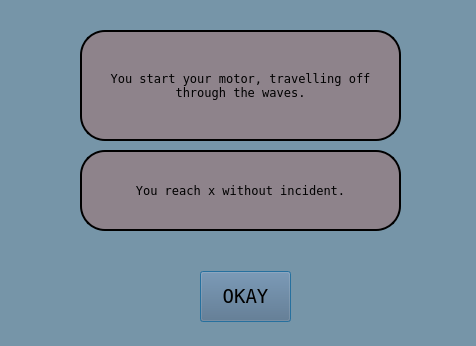
<?xml version="1.0" encoding="UTF-8"?>
<ui version="4.0">
 <class>launchDialog</class>
 <widget class="QDialog" name="launchDialog">
  <property name="geometry">
   <rect>
    <x>0</x>
    <y>0</y>
    <width>476</width>
    <height>346</height>
   </rect>
  </property>
  <property name="palette">
   <palette>
    <active>
     <colorrole role="WindowText">
      <brush brushstyle="SolidPattern">
       <color alpha="255">
        <red>0</red>
        <green>0</green>
        <blue>0</blue>
       </color>
      </brush>
     </colorrole>
     <colorrole role="Button">
      <brush brushstyle="SolidPattern">
       <color alpha="255">
        <red>118</red>
        <green>149</green>
        <blue>168</blue>
       </color>
      </brush>
     </colorrole>
     <colorrole role="Light">
      <brush brushstyle="SolidPattern">
       <color alpha="255">
        <red>177</red>
        <green>224</green>
        <blue>252</blue>
       </color>
      </brush>
     </colorrole>
     <colorrole role="Midlight">
      <brush brushstyle="SolidPattern">
       <color alpha="255">
        <red>147</red>
        <green>186</green>
        <blue>210</blue>
       </color>
      </brush>
     </colorrole>
     <colorrole role="Dark">
      <brush brushstyle="SolidPattern">
       <color alpha="255">
        <red>59</red>
        <green>74</green>
        <blue>84</blue>
       </color>
      </brush>
     </colorrole>
     <colorrole role="Mid">
      <brush brushstyle="SolidPattern">
       <color alpha="255">
        <red>78</red>
        <green>99</green>
        <blue>112</blue>
       </color>
      </brush>
     </colorrole>
     <colorrole role="Text">
      <brush brushstyle="SolidPattern">
       <color alpha="255">
        <red>0</red>
        <green>0</green>
        <blue>0</blue>
       </color>
      </brush>
     </colorrole>
     <colorrole role="BrightText">
      <brush brushstyle="SolidPattern">
       <color alpha="255">
        <red>255</red>
        <green>255</green>
        <blue>255</blue>
       </color>
      </brush>
     </colorrole>
     <colorrole role="ButtonText">
      <brush brushstyle="SolidPattern">
       <color alpha="255">
        <red>0</red>
        <green>0</green>
        <blue>0</blue>
       </color>
      </brush>
     </colorrole>
     <colorrole role="Base">
      <brush brushstyle="SolidPattern">
       <color alpha="255">
        <red>255</red>
        <green>255</green>
        <blue>255</blue>
       </color>
      </brush>
     </colorrole>
     <colorrole role="Window">
      <brush brushstyle="SolidPattern">
       <color alpha="255">
        <red>118</red>
        <green>149</green>
        <blue>168</blue>
       </color>
      </brush>
     </colorrole>
     <colorrole role="Shadow">
      <brush brushstyle="SolidPattern">
       <color alpha="255">
        <red>0</red>
        <green>0</green>
        <blue>0</blue>
       </color>
      </brush>
     </colorrole>
     <colorrole role="AlternateBase">
      <brush brushstyle="SolidPattern">
       <color alpha="255">
        <red>186</red>
        <green>202</green>
        <blue>211</blue>
       </color>
      </brush>
     </colorrole>
     <colorrole role="ToolTipBase">
      <brush brushstyle="SolidPattern">
       <color alpha="255">
        <red>255</red>
        <green>255</green>
        <blue>220</blue>
       </color>
      </brush>
     </colorrole>
     <colorrole role="ToolTipText">
      <brush brushstyle="SolidPattern">
       <color alpha="255">
        <red>0</red>
        <green>0</green>
        <blue>0</blue>
       </color>
      </brush>
     </colorrole>
    </active>
    <inactive>
     <colorrole role="WindowText">
      <brush brushstyle="SolidPattern">
       <color alpha="255">
        <red>0</red>
        <green>0</green>
        <blue>0</blue>
       </color>
      </brush>
     </colorrole>
     <colorrole role="Button">
      <brush brushstyle="SolidPattern">
       <color alpha="255">
        <red>118</red>
        <green>149</green>
        <blue>168</blue>
       </color>
      </brush>
     </colorrole>
     <colorrole role="Light">
      <brush brushstyle="SolidPattern">
       <color alpha="255">
        <red>177</red>
        <green>224</green>
        <blue>252</blue>
       </color>
      </brush>
     </colorrole>
     <colorrole role="Midlight">
      <brush brushstyle="SolidPattern">
       <color alpha="255">
        <red>147</red>
        <green>186</green>
        <blue>210</blue>
       </color>
      </brush>
     </colorrole>
     <colorrole role="Dark">
      <brush brushstyle="SolidPattern">
       <color alpha="255">
        <red>59</red>
        <green>74</green>
        <blue>84</blue>
       </color>
      </brush>
     </colorrole>
     <colorrole role="Mid">
      <brush brushstyle="SolidPattern">
       <color alpha="255">
        <red>78</red>
        <green>99</green>
        <blue>112</blue>
       </color>
      </brush>
     </colorrole>
     <colorrole role="Text">
      <brush brushstyle="SolidPattern">
       <color alpha="255">
        <red>0</red>
        <green>0</green>
        <blue>0</blue>
       </color>
      </brush>
     </colorrole>
     <colorrole role="BrightText">
      <brush brushstyle="SolidPattern">
       <color alpha="255">
        <red>255</red>
        <green>255</green>
        <blue>255</blue>
       </color>
      </brush>
     </colorrole>
     <colorrole role="ButtonText">
      <brush brushstyle="SolidPattern">
       <color alpha="255">
        <red>0</red>
        <green>0</green>
        <blue>0</blue>
       </color>
      </brush>
     </colorrole>
     <colorrole role="Base">
      <brush brushstyle="SolidPattern">
       <color alpha="255">
        <red>255</red>
        <green>255</green>
        <blue>255</blue>
       </color>
      </brush>
     </colorrole>
     <colorrole role="Window">
      <brush brushstyle="SolidPattern">
       <color alpha="255">
        <red>118</red>
        <green>149</green>
        <blue>168</blue>
       </color>
      </brush>
     </colorrole>
     <colorrole role="Shadow">
      <brush brushstyle="SolidPattern">
       <color alpha="255">
        <red>0</red>
        <green>0</green>
        <blue>0</blue>
       </color>
      </brush>
     </colorrole>
     <colorrole role="AlternateBase">
      <brush brushstyle="SolidPattern">
       <color alpha="255">
        <red>186</red>
        <green>202</green>
        <blue>211</blue>
       </color>
      </brush>
     </colorrole>
     <colorrole role="ToolTipBase">
      <brush brushstyle="SolidPattern">
       <color alpha="255">
        <red>255</red>
        <green>255</green>
        <blue>220</blue>
       </color>
      </brush>
     </colorrole>
     <colorrole role="ToolTipText">
      <brush brushstyle="SolidPattern">
       <color alpha="255">
        <red>0</red>
        <green>0</green>
        <blue>0</blue>
       </color>
      </brush>
     </colorrole>
    </inactive>
    <disabled>
     <colorrole role="WindowText">
      <brush brushstyle="SolidPattern">
       <color alpha="255">
        <red>59</red>
        <green>74</green>
        <blue>84</blue>
       </color>
      </brush>
     </colorrole>
     <colorrole role="Button">
      <brush brushstyle="SolidPattern">
       <color alpha="255">
        <red>118</red>
        <green>149</green>
        <blue>168</blue>
       </color>
      </brush>
     </colorrole>
     <colorrole role="Light">
      <brush brushstyle="SolidPattern">
       <color alpha="255">
        <red>177</red>
        <green>224</green>
        <blue>252</blue>
       </color>
      </brush>
     </colorrole>
     <colorrole role="Midlight">
      <brush brushstyle="SolidPattern">
       <color alpha="255">
        <red>147</red>
        <green>186</green>
        <blue>210</blue>
       </color>
      </brush>
     </colorrole>
     <colorrole role="Dark">
      <brush brushstyle="SolidPattern">
       <color alpha="255">
        <red>59</red>
        <green>74</green>
        <blue>84</blue>
       </color>
      </brush>
     </colorrole>
     <colorrole role="Mid">
      <brush brushstyle="SolidPattern">
       <color alpha="255">
        <red>78</red>
        <green>99</green>
        <blue>112</blue>
       </color>
      </brush>
     </colorrole>
     <colorrole role="Text">
      <brush brushstyle="SolidPattern">
       <color alpha="255">
        <red>59</red>
        <green>74</green>
        <blue>84</blue>
       </color>
      </brush>
     </colorrole>
     <colorrole role="BrightText">
      <brush brushstyle="SolidPattern">
       <color alpha="255">
        <red>255</red>
        <green>255</green>
        <blue>255</blue>
       </color>
      </brush>
     </colorrole>
     <colorrole role="ButtonText">
      <brush brushstyle="SolidPattern">
       <color alpha="255">
        <red>59</red>
        <green>74</green>
        <blue>84</blue>
       </color>
      </brush>
     </colorrole>
     <colorrole role="Base">
      <brush brushstyle="SolidPattern">
       <color alpha="255">
        <red>118</red>
        <green>149</green>
        <blue>168</blue>
       </color>
      </brush>
     </colorrole>
     <colorrole role="Window">
      <brush brushstyle="SolidPattern">
       <color alpha="255">
        <red>118</red>
        <green>149</green>
        <blue>168</blue>
       </color>
      </brush>
     </colorrole>
     <colorrole role="Shadow">
      <brush brushstyle="SolidPattern">
       <color alpha="255">
        <red>0</red>
        <green>0</green>
        <blue>0</blue>
       </color>
      </brush>
     </colorrole>
     <colorrole role="AlternateBase">
      <brush brushstyle="SolidPattern">
       <color alpha="255">
        <red>118</red>
        <green>149</green>
        <blue>168</blue>
       </color>
      </brush>
     </colorrole>
     <colorrole role="ToolTipBase">
      <brush brushstyle="SolidPattern">
       <color alpha="255">
        <red>255</red>
        <green>255</green>
        <blue>220</blue>
       </color>
      </brush>
     </colorrole>
     <colorrole role="ToolTipText">
      <brush brushstyle="SolidPattern">
       <color alpha="255">
        <red>0</red>
        <green>0</green>
        <blue>0</blue>
       </color>
      </brush>
     </colorrole>
    </disabled>
   </palette>
  </property>
  <property name="windowTitle">
   <string>Dialog</string>
  </property>
  <widget class="QLabel" name="message1">
   <property name="geometry">
    <rect>
     <x>80</x>
     <y>30</y>
     <width>321</width>
     <height>111</height>
    </rect>
   </property>
   <property name="font">
    <font>
     <family>Andale Mono</family>
    </font>
   </property>
   <property name="styleSheet">
    <string notr="true">QLabel { border-style: outset;
			border-width: 2px;
			border-color: rgb(0, 0, 0); 
			border-radius: 25px;
			background-color : rgb(142, 131, 139); 
			}</string>
   </property>
   <property name="text">
    <string>You start your motor, travelling off through the waves.</string>
   </property>
   <property name="scaledContents">
    <bool>false</bool>
   </property>
   <property name="alignment">
    <set>Qt::AlignCenter</set>
   </property>
   <property name="wordWrap">
    <bool>true</bool>
   </property>
  </widget>
  <widget class="QLabel" name="message2">
   <property name="geometry">
    <rect>
     <x>80</x>
     <y>150</y>
     <width>321</width>
     <height>81</height>
    </rect>
   </property>
   <property name="font">
    <font>
     <family>Andale Mono</family>
    </font>
   </property>
   <property name="styleSheet">
    <string notr="true">QLabel { border-style: outset;
			border-width: 2px;
			border-color: rgb(0, 0, 0); 
			border-radius: 25px;
			background-color : rgb(142, 131, 139); 
			}</string>
   </property>
   <property name="text">
    <string>You reach x without incident.</string>
   </property>
   <property name="alignment">
    <set>Qt::AlignCenter</set>
   </property>
   <property name="wordWrap">
    <bool>true</bool>
   </property>
  </widget>
  <widget class="QPushButton" name="okayButton">
   <property name="geometry">
    <rect>
     <x>200</x>
     <y>271</y>
     <width>91</width>
     <height>51</height>
    </rect>
   </property>
   <property name="font">
    <font>
     <family>Andale Mono</family>
     <pointsize>14</pointsize>
    </font>
   </property>
   <property name="styleSheet">
    <string notr="true">QPushButton { background-color : rgb(87, 109, 133); }</string>
   </property>
   <property name="text">
    <string>OKAY</string>
   </property>
   <property name="autoDefault">
    <bool>true</bool>
   </property>
   <property name="flat">
    <bool>false</bool>
   </property>
  </widget>
 </widget>
 <resources/>
 <connections/>
</ui>
